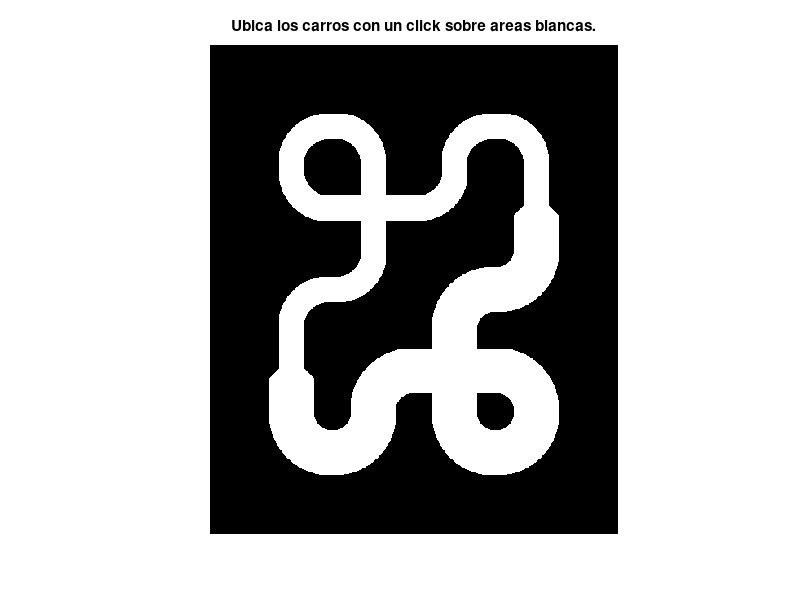
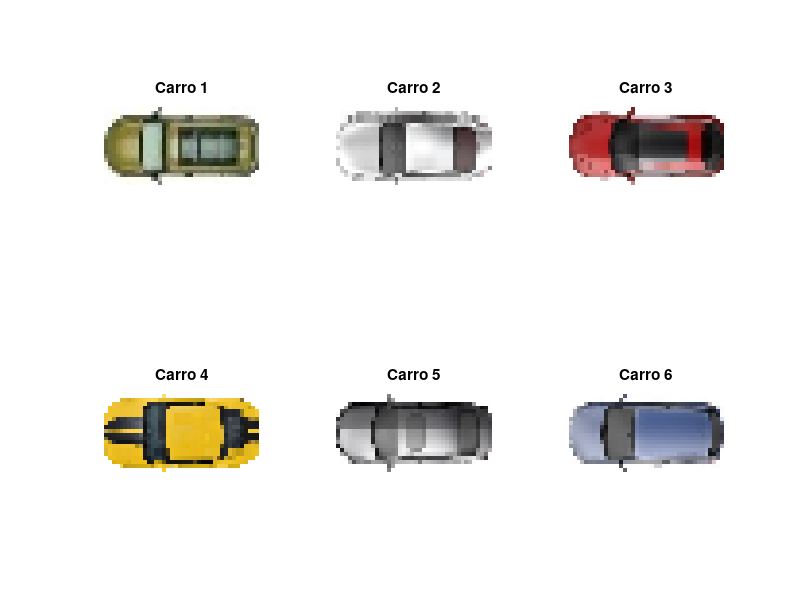

Recreate these plots in MATLAB, in order. (Note: this script raises an error after producing the figures.)
clc; clear all; close all;
%% Lee las variables e imagenes a utilizar:
load S1; 
load S2; 
load carros; 
load pista;
%% Encabezado:
disp('*******************************************************************')
disp('                         EXAMEN NEURODIFUSO                        ')
disp('*******************************************************************')
disp('Control de trafico a partir de sistema de inferencia difuso de tipo')
disp('Mamdami y sensores de proximidad laterales y frontales')
%% Presenta las pistas disponibles:
fig1 = figure('Name','Pista');
for i = 1:9
    subplot(3,3,i)
        imshow(pista{i})
        title(['Pista ',num2str(i)])
end
%% Muestra los carros disponibles:
fig2 = figure('Name','Carros');
for i = 1:6
    subplot(2,3,i)
    imshow(carros{i,1})
    title(['Carro ',num2str(i)])
end
%% Elige numero de pista:
disp('*******************************************************************')
p = input('Selecciona la pista a utilizar (1-9): ');
    % Verifica si el numero de pista seleccionado es valido
    p = round(p); 
    if p<1; p=1; end
    if p>9; p=9; end
%% Selecciona posiciones de carros:
disp('*******************************************************************')
disp('Ubica con un click donde ira cada carro. Un doble click coloca el ')
disp('ultimo carro. Se pueden colorar como m?ximo 6 carros.')
figure(fig1), % Selecciona figura previamente usada.
    subplot(1,1,1) 
        imshow(pista{p}), 
        title('Ubica los carros con un click sobre areas blancas.')
        [a,b,c] = impixel; % Permite obtener la poscion del click
n = length(a); 
    if n>6; n = 6; end; % Verifica numero de carros valido
%% Muestra imagen con posiciones de los carros:
figure(fig1), imshow(pista{p}), title('Posiciones de los carros'), hold on;
for i = 1:n; plot(a(i),b(i),'r*'); end; hold off;
%% Selecciona la orientacion que tendran los carros y los coloca:
disp('*******************************************************************')
disp('Selecciona la orientacion para los carritos:')
disp('     1.- Izquierda')
disp('     2.- Diagonal Izquierda-Arriba')
disp('     3.- Arriba')
disp('     4.- Diagonal Arriba-Derecha')
disp('     5.- Derecha')
disp('     6.- Diagonal Derecha-Abajo')
disp('     7.- Abajo')
disp('     8.- Diagonal Abajo-Izquierda')
disp('*******************************************************************')
% Inicia variables:
orientacion = zeros(1,n);
bordes = cell(1,n);
visible = pista{p};
% Coloca cada uno de los carros:
for i = 1:n
    % Obtiene orientacion:
    orientacion(i) = input(['Orientacion para carro ',num2str(i),': ']);
        % Verifica valor valido para orientacion de carro:
        orientacion(i) = round(orientacion(i));
        if orientacion(i)<1; orientacion(i)=1; end
        if orientacion(i)>8; orientacion(i)=8; end
    % Obtiene caja de los bordes donde se contiene la imagen:
    if (orientacion(i)==1||orientacion(i)==5) % Derecha e izquierda
        bordes{i} = [b(i)-9,b(i)+10,a(i)-19,a(i)+20];
    elseif (orientacion(i)==3||orientacion(i)==7) % Arriba y abajo:
        bordes{i} = [b(i)-19,b(i)+20,a(i)-9,a(i)+10];
    else
        bordes{i} = [b(i)-19,b(i)+20,a(i)-19,a(i)+20]; % Diagonales
    end
    % Coloca carros en la pista:
    visible(bordes{i}(1):bordes{i}(2),bordes{i}(3):bordes{i}(4),:) ...
        = carros{i,orientacion(i)};
    switch orientacion(i)
        case 2
          for j = 1:8
            visible(bordes{i}(1)+j-1,bordes{i}(3):bordes{i}(3)+8-j,:) ...
              = pista{p}(bordes{i}(1)+j-1,bordes{i}(3):bordes{i}(3)+8-j,:);
          end
          for j = 1:24
            visible(bordes{i}(1)+j-1,bordes{i}(3)+15+j:bordes{i}(4),:) ...
             = pista{p}(bordes{i}(1)+j-1,bordes{i}(3)+15+j:bordes{i}(4),:);
            visible(bordes{i}(2)-j+1,bordes{i}(3):bordes{i}(3)+24-j,:) ...
             = pista{p}(bordes{i}(2)-j+1,bordes{i}(3):bordes{i}(3)+24-j,:);
          end
        case 4
          for j = 1:8
            visible(bordes{i}(1)+j-1,bordes{i}(4)-8+j:bordes{i}(4),:) ...
              = pista{p}(bordes{i}(1)+j-1,bordes{i}(4)-8+j:bordes{i}(4),:);
          end
          for j = 1:24
            visible(bordes{i}(2)-24+j:bordes{i}(2),bordes{i}(4)+1-j,:) ...
             = pista{p}(bordes{i}(2)-24+j:bordes{i}(2),bordes{i}(4)+1-j,:);
            visible(bordes{i}(1)+j-1,bordes{i}(3):bordes{i}(3)+24-j,:) ...
             = pista{p}(bordes{i}(1)+j-1,bordes{i}(3):bordes{i}(3)+24-j,:);
          end
        case 6
          for j = 1:8
            visible(bordes{i}(1)+j-1,bordes{i}(3):bordes{i}(3)+8-j,:) ...
              = pista{p}(bordes{i}(1)+j-1,bordes{i}(3):bordes{i}(3)+8-j,:);
          end
          for j = 1:24
            visible(bordes{i}(1)+j-1,bordes{i}(3)+15+j:bordes{i}(4),:) ...
             = pista{p}(bordes{i}(1)+j-1,bordes{i}(3)+15+j:bordes{i}(4),:);
            visible(bordes{i}(2)-j+1,bordes{i}(3):bordes{i}(3)+24-j,:) ...
             = pista{p}(bordes{i}(2)-j+1,bordes{i}(3):bordes{i}(3)+24-j,:);
          end
        case 8
          for j = 1:8
            visible(bordes{i}(1)+j-1,bordes{i}(3):bordes{i}(3)+8-j,:) ...
              = pista{p}(bordes{i}(1)+j-1,bordes{i}(3):bordes{i}(3)+8-j,:);
          end
          for j = 1:24
            visible(bordes{i}(1)+j-1,bordes{i}(3)+15+j:bordes{i}(4),:) ...
             = pista{p}(bordes{i}(1)+j-1,bordes{i}(3)+15+j:bordes{i}(4),:);
            visible(bordes{i}(2)-j+1,bordes{i}(3):bordes{i}(3)+24-j,:) ...
             = pista{p}(bordes{i}(2)-j+1,bordes{i}(3):bordes{i}(3)+24-j,:);
          end
    end
    % Muestra en pantalla el carro posicionado y lugares restantes:
    imshow(visible), title('Posiciones de los carros'), hold on;
    for j = i+1:n; plot(a(j),b(j),'r*'); end; hold off;
end
%% Sistema de control de transito:
while(1) % Siempre operando
    for i = 1:n % Para cada carro
        % Lee nuevos valores del entorno:
        [va,vl,der,izq,r] = ...
            leerEntorno(visible(bordes{i}(1)-60:bordes{i}(2)+60,...
            bordes{i}(3)-60:bordes{i}(4)+60,:),orientacion(i));
        % Borra carro de la pista:
        visible(bordes{i}(1):bordes{i}(2),bordes{i}(3):bordes{i}(4),:) ...
            = pista{p}(bordes{i}(1):bordes{i}(2),bordes{i}(3):...
            bordes{i}(4),:);
        % Actualiza bordes y orientacion del carro:
        u = 5; % Factor de giro
        switch orientacion(i)
            case 1
                bordes{i}(1) = bordes{i}(1)-S2(vl,va);
                bordes{i}(2) = bordes{i}(2)-S2(vl,va);
                bordes{i}(3) = bordes{i}(3)-S1(vl,va);
                bordes{i}(4) = bordes{i}(4)-S1(vl,va);
                if der && (S2(vl,va)>=u||S2(vl,va)==0&&S1(vl,va)==0)
                    orientacion(i) = 2;
                    bordes{i}(1) = bordes{i}(1)-20;
                elseif izq && (S2(vl,va)<=-u||S2(vl,va)==0&&S1(vl,va)==0)
                    orientacion(i) = 8;
                    bordes{i}(2) = bordes{i}(2)+20;
                end
            case 2
                bordes{i}(1) = bordes{i}(1)-S1(vl,va);
                bordes{i}(2) = bordes{i}(2)-S1(vl,va);
                bordes{i}(3) = bordes{i}(3)-S1(vl,va);
                bordes{i}(4) = bordes{i}(4)-S1(vl,va);
                if S2(vl,va)>0
                    bordes{i}(1) = bordes{i}(1)-S2(vl,va);
                    bordes{i}(2) = bordes{i}(2)-S2(vl,va);
                else
                    bordes{i}(3) = bordes{i}(3)+S2(vl,va);
                    bordes{i}(4) = bordes{i}(4)+S2(vl,va);
                end
                if der && (S2(vl,va)>=u||S2(vl,va)==0&&S1(vl,va)==0)
                    orientacion(i) = 3;
                    bordes{i}(3) = bordes{i}(3)+20;
                elseif izq && (S2(vl,va)<=-u||S2(vl,va)==0&&S1(vl,va)==0)
                    orientacion(i) = 1;
                    bordes{i}(1) = bordes{i}(1)+20;
                end
            case 3
                bordes{i}(1) = bordes{i}(1)-S1(vl,va);
                bordes{i}(2) = bordes{i}(2)-S1(vl,va);
                bordes{i}(3) = bordes{i}(3)+S2(vl,va);
                bordes{i}(4) = bordes{i}(4)+S2(vl,va);
                if der && (S2(vl,va)>=u||S2(vl,va)==0&&S1(vl,va)==0)
                    orientacion(i) = 4;
                    bordes{i}(4) = bordes{i}(4)+20;
                elseif izq && (S2(vl,va)<=-u||S2(vl,va)==0&&S1(vl,va)==0)
                    orientacion(i) = 2;
                    bordes{i}(3) = bordes{i}(3)-20;
                end
            case 4
                bordes{i}(1) = bordes{i}(1)-S1(vl,va);
                bordes{i}(2) = bordes{i}(2)-S1(vl,va);
                bordes{i}(3) = bordes{i}(3)+S1(vl,va);
                bordes{i}(4) = bordes{i}(4)+S1(vl,va);
                if S2(vl,va)>0
                    bordes{i}(3) = bordes{i}(3)+S2(vl,va);
                    bordes{i}(4) = bordes{i}(4)+S2(vl,va);
                else
                    bordes{i}(1) = bordes{i}(1)+S2(vl,va);
                    bordes{i}(2) = bordes{i}(2)+S2(vl,va);
                end
                if der && (S2(vl,va)>=u||S2(vl,va)==0&&S1(vl,va)==0)
                    orientacion(i) = 5;
                    bordes{i}(1) = bordes{i}(1)+20;
                elseif izq && (S2(vl,va)<=-u||S2(vl,va)==0&&S1(vl,va)==0)
                    orientacion(i) = 3;
                    bordes{i}(4) = bordes{i}(4)-20;
                end
            case 5
                bordes{i}(1) = bordes{i}(1)+S2(vl,va);
                bordes{i}(2) = bordes{i}(2)+S2(vl,va);
                bordes{i}(3) = bordes{i}(3)+S1(vl,va);
                bordes{i}(4) = bordes{i}(4)+S1(vl,va);
                if der && (S2(vl,va)>=u||S2(vl,va)==0&&S1(vl,va)==0)
                    orientacion(i) = 6;
                    bordes{i}(2) = bordes{i}(2)+20;
                elseif izq && (S2(vl,va)<=-u||S2(vl,va)==0&&S1(vl,va)==0)
                    orientacion(i) = 4;
                    bordes{i}(1) = bordes{i}(1)-20;
                end
            case 6
                bordes{i}(1) = bordes{i}(1)+S1(vl,va);
                bordes{i}(2) = bordes{i}(2)+S1(vl,va);
                bordes{i}(3) = bordes{i}(3)+S1(vl,va);
                bordes{i}(4) = bordes{i}(4)+S1(vl,va);
                if S2(vl,va)>0
                    bordes{i}(1) = bordes{i}(1)+S2(vl,va);
                    bordes{i}(2) = bordes{i}(2)+S2(vl,va);
                else
                    bordes{i}(3) = bordes{i}(3)-S2(vl,va);
                    bordes{i}(4) = bordes{i}(4)-S2(vl,va);
                end
                if der && (S2(vl,va)>=u||S2(vl,va)==0&&S1(vl,va)==0)
                    orientacion(i) = 7;
                    bordes{i}(4) = bordes{i}(4)-20;
                elseif izq && (S2(vl,va)<=-u||S2(vl,va)==0&&S1(vl,va)==0)
                    orientacion(i) = 5;
                    bordes{i}(2) = bordes{i}(2)-20;
                end
            case 7
                bordes{i}(1) = bordes{i}(1)+S1(vl,va);
                bordes{i}(2) = bordes{i}(2)+S1(vl,va);
                bordes{i}(3) = bordes{i}(3)-S2(vl,va);
                bordes{i}(4) = bordes{i}(4)-S2(vl,va);
                if der && (S2(vl,va)>=u||S2(vl,va)==0&&S1(vl,va)==0)
                    orientacion(i) = 8;
                    bordes{i}(3) = bordes{i}(3)-20;
                elseif izq && (S2(vl,va)<=-u||S2(vl,va)==0&&S1(vl,va)==0)
                    orientacion(i) = 6;
                    bordes{i}(4) = bordes{i}(4)+20;
                end
            case 8
                bordes{i}(1) = bordes{i}(1)+S1(vl,va);
                bordes{i}(2) = bordes{i}(2)+S1(vl,va);
                bordes{i}(3) = bordes{i}(3)-S1(vl,va);
                bordes{i}(4) = bordes{i}(4)-S1(vl,va);
                if S2(vl,va)>0
                    bordes{i}(3) = bordes{i}(3)-S2(vl,va);
                    bordes{i}(4) = bordes{i}(4)-S2(vl,va);
                else
                    bordes{i}(1) = bordes{i}(1)-S2(vl,va);
                    bordes{i}(2) = bordes{i}(2)-S2(vl,va);
                end
                if der &&(S2(vl,va)>=u||S2(vl,va)==0&&S1(vl,va)==0)
                    orientacion(i) = 1;
                    bordes{i}(2) = bordes{i}(2)-20;
                elseif izq && (S2(vl,va)<=-u||S2(vl,va)==0&&S1(vl,va)==0)
                    orientacion(i) = 7;
                    bordes{i}(3) = bordes{i}(3)+20;
                end
        end
        % Coloca carro actualizado en la pista:
        visible(bordes{i}(1):bordes{i}(2),bordes{i}(3):bordes{i}(4),:) ...
            = carros{i,orientacion(i)};
        switch orientacion(i)
        case 2
          for j = 1:8
            visible(bordes{i}(1)+j-1,bordes{i}(3):bordes{i}(3)+8-j,:) ...
              = pista{p}(bordes{i}(1)+j-1,bordes{i}(3):bordes{i}(3)+8-j,:);
          end
          for j = 1:24
            visible(bordes{i}(1)+j-1,bordes{i}(3)+15+j:bordes{i}(4),:) ...
             = pista{p}(bordes{i}(1)+j-1,bordes{i}(3)+15+j:bordes{i}(4),:);
            visible(bordes{i}(2)-j+1,bordes{i}(3):bordes{i}(3)+24-j,:) ...
             = pista{p}(bordes{i}(2)-j+1,bordes{i}(3):bordes{i}(3)+24-j,:);
          end
        case 4
          for j = 1:8
            visible(bordes{i}(1)+j-1,bordes{i}(4)-8+j:bordes{i}(4),:) ...
              = pista{p}(bordes{i}(1)+j-1,bordes{i}(4)-8+j:bordes{i}(4),:);
          end
          for j = 1:24
            visible(bordes{i}(2)-24+j:bordes{i}(2),bordes{i}(4)+1-j,:) ...
             = pista{p}(bordes{i}(2)-24+j:bordes{i}(2),bordes{i}(4)+1-j,:);
            visible(bordes{i}(1)+j-1,bordes{i}(3):bordes{i}(3)+24-j,:) ...
             = pista{p}(bordes{i}(1)+j-1,bordes{i}(3):bordes{i}(3)+24-j,:);
          end
        case 6
          for j = 1:8
            visible(bordes{i}(2)-j+1,bordes{i}(4)-8+j:bordes{i}(4),:) ...
              = pista{p}(bordes{i}(2)-j+1,bordes{i}(4)-8+j:bordes{i}(4),:);
          end
          for j = 1:24
            visible(bordes{i}(1)+j-1,bordes{i}(3)+15+j:bordes{i}(4),:) ...
             = pista{p}(bordes{i}(1)+j-1,bordes{i}(3)+15+j:bordes{i}(4),:);
            visible(bordes{i}(2)-j+1,bordes{i}(3):bordes{i}(3)+24-j,:) ...
             = pista{p}(bordes{i}(2)-j+1,bordes{i}(3):bordes{i}(3)+24-j,:);
          end
        case 8
          for j = 1:8
            visible(bordes{i}(2)-j+1,bordes{i}(3):bordes{i}(3)+8-j,:) ...
              = pista{p}(bordes{i}(1)+j-1,bordes{i}(3):bordes{i}(3)+8-j,:);
          end
          for j = 1:24
            visible(bordes{i}(2)-24+j:bordes{i}(2),bordes{i}(4)+1-j,:) ...
             = pista{p}(bordes{i}(2)-24+j:bordes{i}(2),bordes{i}(4)+1-j,:);
            visible(bordes{i}(1)+j-1,bordes{i}(3):bordes{i}(3)+24-j,:) ...
             = pista{p}(bordes{i}(1)+j-1,bordes{i}(3):bordes{i}(3)+24-j,:);
          end
        end
        % Muestra en pantalla la actualizacion de posicion:
        figure(fig1)
            imshow(visible)
        % Muestra en pantalla carracteristicas del carro:
        figure(fig2)
          subplot(2,3,i)
            imshow(r)
            title(['Carro ',num2str(i)])
            xlabel(['pixel: ',num2str(va),', vel: ',num2str(S1(vl,va))])
            ylabel(['pixel: ',num2str(vl-31),', vel: ',num2str(S2(vl,va))])
%             xlabel(['der: ',num2str(der),', izq: ',num2str(izq)])
    end
    pause(0.05)
end